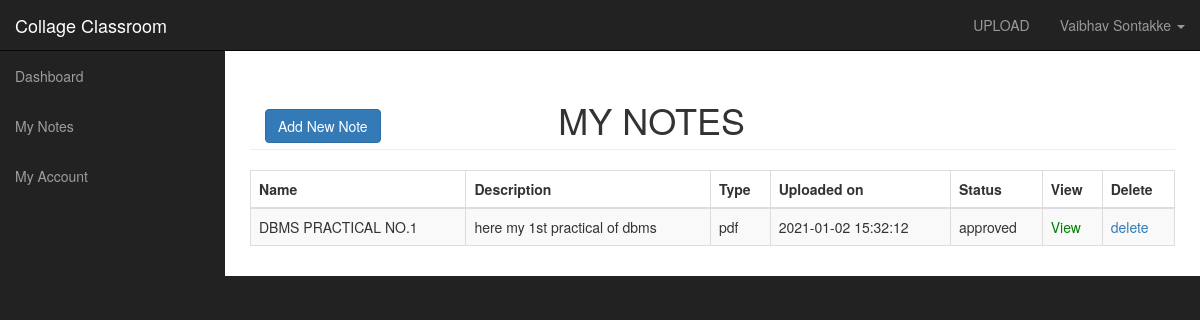
The app's page /dashboard/notes.php (signed in) with its own data.
### tables this page shows
CREATE TABLE `uploads` (
  `file_id` int(11) NOT NULL,
  `file_name` varchar(225) NOT NULL,
  `file_description` text NOT NULL,
  `file_type` varchar(225) NOT NULL,
  `file_uploader` varchar(225) NOT NULL,
  `file_uploaded_on` timestamp NOT NULL DEFAULT current_timestamp() ON UPDATE current_timestamp(),
  `file_uploaded_to` varchar(225) NOT NULL,
  `file` varchar(225) NOT NULL,
  `status` varchar(225) NOT NULL DEFAULT 'not approved yet'
);

### dashboard/notes.php (the view, shortened to what this page needs)
<?php include 'includes/adminheader.php';
?>
    <div id="wrapper">
       <?php include 'includes/adminnav.php';?>
        <div id="page-wrapper">
            <div class="container-fluid">
                <div class="row">
                    <div class="col-lg-12">
                        <h1 class="page-header">
                        <div class="col-xs-4">
            <a href="uploadnote.php" class="btn btn-primary">Add New Note</a>
            </div>
                         MY NOTES
                        </h1>
<div class="row">
<div class="col-lg-12">
        <div class="table-responsive">
<form action="" method="post">
            <table class="table table-bordered table-striped table-hover">
            <thead>
                    <tr>
                        <th>Name</th>
                        <th>Description</th>
                        <th>Type </th>
                        <th>Uploaded on</th>
                        <th>Status</th>
                        <th>View</th>
                        <th>Delete</th>
                    </tr>
                </thead>
                <tbody>
                 <?php
                 $currentuser = $_SESSION['username'];
$query = "SELECT * FROM uploads WHERE file_uploader= '$currentuser' ORDER BY file_uploaded_on DESC";
$run_query = mysqli_query($conn, $query) or die(mysqli_error($conn));
if (mysqli_num_rows($run_query) > 0) {
while ($row = mysqli_fetch_array($run_query)) {
    $file_id = $row['file_id'];
    $file_name = $row['file_name'];
    $file_description = $row['file_description'];
    $file_type = $row['file_type'];
    $file_date = $row['file_uploaded_on'];
    $file_status = $row['status'];
    $file = $row['file'];
    echo "<tr>";
    echo "<td>$file_name</td>";
    echo "<td>$file_description</td>";
    echo "<td>$file_type</td>";
    echo "<td>$file_date</td>";
    echo "<td>$file_status</td>";
    echo "<td><a href='allfiles/$file' target='_blank' style='color:green'>View </a></td>";
    echo "<td><a onClick=\"javascript: return confirm('Are you sure you want to delete this post?')\" href='?del=$file_id'><i class='fa fa-times' style='color: red;'></i>delete</a></td>";
    echo "</tr>";
}
}
else {
    echo "<script>alert('Not notes yet! Start uploading now');
    window.location.href= 'uploadnote.php';</script>";
}
?>
                </tbody>
            </table>
</form>
</div>
</div>
</div>
</body>
</html

### dashboard/css/sb-admin.css (style rules this page uses)
body { margin-top: 100px; background-color: #222; }
@media (min-width:768px) { body { margin-top: 50px; } }
#wrapper { padding-left: 0; }
#page-wrapper { width: 100%; padding: 0; background-color: #fff; }
@media (min-width:768px) { #wrapper { padding-left: 225px; } }
@media (min-width:768px) { #page-wrapper { padding: 10px; } }

### records on screen
uploads: file_name "DBMS PRACTICAL NO.1", file_description "here my 1st practical of dbms", file_type "pdf", file_uploaded_on "2021-01-02 15:32:12", status "approved"

### other values on screen
$_SESSION['name'] "Vaibhav Sontakke"
